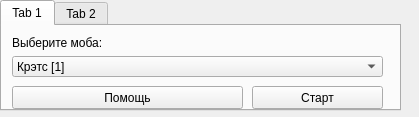
<?xml version="1.0" encoding="UTF-8"?>
<ui version="4.0">
 <class>MainWindow</class>
 <widget class="QMainWindow" name="MainWindow">
  <property name="geometry">
   <rect>
    <x>0</x>
    <y>0</y>
    <width>419</width>
    <height>117</height>
   </rect>
  </property>
  <property name="windowTitle">
   <string>MainWindow</string>
  </property>
  <widget class="QWidget" name="centralwidget">
   <widget class="QTabWidget" name="tabWidget">
    <property name="geometry">
     <rect>
      <x>0</x>
      <y>0</y>
      <width>401</width>
      <height>111</height>
     </rect>
    </property>
    <property name="currentIndex">
     <number>0</number>
    </property>
    <widget class="QWidget" name="Mobs">
     <attribute name="title">
      <string>Tab 1</string>
     </attribute>
     <widget class="QWidget" name="gridLayoutWidget">
      <property name="geometry">
       <rect>
        <x>10</x>
        <y>10</y>
        <width>371</width>
        <height>41</height>
       </rect>
      </property>
      <layout class="QGridLayout" name="gridLayout">
       <item row="1" column="1">
        <widget class="QComboBox" name="Box_Mobs">
         <item>
          <property name="text">
           <string>Крэтс [1]</string>
          </property>
         </item>
         <item>
          <property name="text">
           <string>Шальной Пёс [1]</string>
          </property>
         </item>
         <item>
          <property name="text">
           <string>Бешеный пес [2]</string>
          </property>
         </item>
         <item>
          <property name="text">
           <string>Зигред [2]</string>
          </property>
         </item>
         <item>
          <property name="text">
           <string>Дряхлый скелет [2]</string>
          </property>
         </item>
         <item>
          <property name="text">
           <string>Крэтс-лидер [2]</string>
          </property>
         </item>
         <item>
          <property name="text">
           <string>Огненный паук [2]</string>
          </property>
         </item>
         <item>
          <property name="text">
           <string>Неистовый пес [3]</string>
          </property>
         </item>
         <item>
          <property name="text">
           <string>Пес-демон [3]</string>
          </property>
         </item>
         <item>
          <property name="text">
           <string>Зигред-воин [3]</string>
          </property>
         </item>
         <item>
          <property name="text">
           <string>Скелет-воин [3] </string>
          </property>
         </item>
         <item>
          <property name="text">
           <string>Крэтс-вожак [3]</string>
          </property>
         </item>
         <item>
          <property name="text">
           <string>Огненная паучиха [3]</string>
          </property>
         </item>
         <item>
          <property name="text">
           <string>Пепельный паук [3]</string>
          </property>
         </item>
         <item>
          <property name="text">
           <string>Фицилия [3]</string>
          </property>
         </item>
         <item>
          <property name="text">
           <string>Матерый пес-демон [4]</string>
          </property>
         </item>
         <item>
          <property name="text">
           <string>Пурпурный зигред [4]</string>
          </property>
         </item>
         <item>
          <property name="text">
           <string>Гигантский зигред [4]</string>
          </property>
         </item>
         <item>
          <property name="text">
           <string>Зомби [4]</string>
          </property>
         </item>
         <item>
          <property name="text">
           <string>Древень молодой [4]</string>
          </property>
         </item>
         <item>
          <property name="text">
           <string>Древень [4]</string>
          </property>
         </item>
         <item>
          <property name="text">
           <string>Опытный беронский тигр [4]</string>
          </property>
         </item>
         <item>
          <property name="text">
           <string>Молодой беронский тигр [4]</string>
          </property>
         </item>
         <item>
          <property name="text">
           <string>Хакурт бурый [4]</string>
          </property>
         </item>
         <item>
          <property name="text">
           <string>Хакурт ледянник [4]</string>
          </property>
         </item>
         <item>
          <property name="text">
           <string>Ловкая фицилия [4]</string>
          </property>
         </item>
         <item>
          <property name="text">
           <string>Кроган [4] </string>
          </property>
         </item>
         <item>
          <property name="text">
           <string>Дугрхарг [5]</string>
          </property>
         </item>
         <item>
          <property name="text">
           <string>Медведь Пхадд [5]</string>
          </property>
         </item>
         <item>
          <property name="text">
           <string>Игуарон [5]</string>
          </property>
         </item>
         <item>
          <property name="text">
           <string>Гунгл одиночка [5]</string>
          </property>
         </item>
         <item>
          <property name="text">
           <string>Кровавый зигред [5]</string>
          </property>
         </item>
         <item>
          <property name="text">
           <string>Лесной Игуарон [5]</string>
          </property>
         </item>
         <item>
          <property name="text">
           <string>Пещерная мышь Атши [5]</string>
          </property>
         </item>
         <item>
          <property name="text">
           <string>Упырь [5]</string>
          </property>
         </item>
         <item>
          <property name="text">
           <string>Мертвец [5]</string>
          </property>
         </item>
         <item>
          <property name="text">
           <string>Скелет пса-демона [5]</string>
          </property>
         </item>
         <item>
          <property name="text">
           <string>Скелет орка-завоевателя [5]</string>
          </property>
         </item>
         <item>
          <property name="text">
           <string>Изгой Каменного лотоса [5]</string>
          </property>
         </item>
         <item>
          <property name="text">
           <string>Изгой Красных топоров [5]</string>
          </property>
         </item>
         <item>
          <property name="text">
           <string>Королева Андорвэн [5]</string>
          </property>
         </item>
         <item>
          <property name="text">
           <string>Королева Андорвэн [5]</string>
          </property>
         </item>
         <item>
          <property name="text">
           <string>Опытный Дугрхарг [6]</string>
          </property>
         </item>
         <item>
          <property name="text">
           <string>Старый Медведь Пхадд [6]</string>
          </property>
         </item>
         <item>
          <property name="text">
           <string>Гунгл изгнанник [6]</string>
          </property>
         </item>
         <item>
          <property name="text">
           <string>Глиняный голем [6]</string>
          </property>
         </item>
         <item>
          <property name="text">
           <string>Кодраг [6]</string>
          </property>
         </item>
         <item>
          <property name="text">
           <string>Летучая мышь Атши [6]</string>
          </property>
         </item>
         <item>
          <property name="text">
           <string>Гордт [6]</string>
          </property>
         </item>
         <item>
          <property name="text">
           <string>ГунглДО [6]</string>
          </property>
         </item>
         <item>
          <property name="text">
           <string>Ренегат Каменного лотоса [6]</string>
          </property>
         </item>
         <item>
          <property name="text">
           <string>Ренегат Красных топоров [6]</string>
          </property>
         </item>
         <item>
          <property name="text">
           <string>Шаркид-наемник [6]</string>
          </property>
         </item>
         <item>
          <property name="text">
           <string>Геланф [6]</string>
          </property>
         </item>
         <item>
          <property name="text">
           <string>Волк Валдагор [7]</string>
          </property>
         </item>
         <item>
          <property name="text">
           <string>Саблезубый тигр [7]</string>
          </property>
         </item>
         <item>
          <property name="text">
           <string>Молодой волк Валдагор [7]</string>
          </property>
         </item>
         <item>
          <property name="text">
           <string>Хромой саблезубый тигр [7]</string>
          </property>
         </item>
         <item>
          <property name="text">
           <string>ГунглВО [7]</string>
          </property>
         </item>
         <item>
          <property name="text">
           <string>Гордт-разбойник [7]</string>
          </property>
         </item>
         <item>
          <property name="text">
           <string>Каменный голем [7]</string>
          </property>
         </item>
         <item>
          <property name="text">
           <string>Шаркид-кондотьер [7] </string>
          </property>
         </item>
         <item>
          <property name="text">
           <string>Глубинный геланф [7]</string>
          </property>
         </item>
         <item>
          <property name="text">
           <string>Гребенчатый геланф [7]</string>
          </property>
         </item>
         <item>
          <property name="text">
           <string>Гордт-головорез [8]</string>
          </property>
         </item>
         <item>
          <property name="text">
           <string>Гранитный голем [8]</string>
          </property>
         </item>
         <item>
          <property name="text">
           <string>ГунглХО [8]</string>
          </property>
         </item>
         <item>
          <property name="text">
           <string>Горгулья [8]</string>
          </property>
         </item>
         <item>
          <property name="text">
           <string>Флаундин-мятежник [8]</string>
          </property>
         </item>
         <item>
          <property name="text">
           <string>Йети-лазутчик Ханту [8]</string>
          </property>
         </item>
         <item>
          <property name="text">
           <string>Йети-лазутчик Юкари [8]</string>
          </property>
         </item>
         <item>
          <property name="text">
           <string>Йети-добытчик Ханту [8]</string>
          </property>
         </item>
         <item>
          <property name="text">
           <string>Йети-добытчик Юкари [8]</string>
          </property>
         </item>
         <item>
          <property name="text">
           <string>Белый медведь [8]</string>
          </property>
         </item>
         <item>
          <property name="text">
           <string>Большой скорпион [9]</string>
          </property>
         </item>
         <item>
          <property name="text">
           <string>ГунглХО надзиратель [9]</string>
          </property>
         </item>
         <item>
          <property name="text">
           <string>Древень-грибник [9]</string>
          </property>
         </item>
         <item>
          <property name="text">
           <string>Свирепая Горгулья [9] </string>
          </property>
         </item>
         <item>
          <property name="text">
           <string>Детеныш Флангария Корра [9]</string>
          </property>
         </item>
         <item>
          <property name="text">
           <string>Йети-вредитель Ханту [9] </string>
          </property>
         </item>
         <item>
          <property name="text">
           <string>Йети-вредитель Юкари [9]</string>
          </property>
         </item>
         <item>
          <property name="text">
           <string>Йети-охотник Ханту [9]</string>
          </property>
         </item>
         <item>
          <property name="text">
           <string>Йети-охотник Юкари [9] </string>
          </property>
         </item>
         <item>
          <property name="text">
           <string>Дикий ледяной медведь [9]</string>
          </property>
         </item>
         <item>
          <property name="text">
           <string>Королевский скорпион [10]</string>
          </property>
         </item>
         <item>
          <property name="text">
           <string>Огненный Крофдор [10]</string>
          </property>
         </item>
         <item>
          <property name="text">
           <string>Эльдив-воин [10]</string>
          </property>
         </item>
         <item>
          <property name="text">
           <string>Иномирный Элементаль Воздуха [10]</string>
          </property>
         </item>
         <item>
          <property name="text">
           <string>Иномирный Элементаль Огня [10]</string>
          </property>
         </item>
         <item>
          <property name="text">
           <string>Иномирный Элементаль Земли [10]</string>
          </property>
         </item>
         <item>
          <property name="text">
           <string>Иномирный Элементаль Воды [10]</string>
          </property>
         </item>
         <item>
          <property name="text">
           <string>Иномирный Элементаль Тьмы [10]</string>
          </property>
         </item>
         <item>
          <property name="text">
           <string>Иномирный Элементаль Света [10]</string>
          </property>
         </item>
        </widget>
       </item>
       <item row="0" column="1">
        <widget class="QLabel" name="label_2">
         <property name="text">
          <string>Выберите моба:</string>
         </property>
        </widget>
       </item>
      </layout>
     </widget>
     <widget class="QPushButton" name="Button_Start_Mobs">
      <property name="geometry">
       <rect>
        <x>250</x>
        <y>60</y>
        <width>131</width>
        <height>23</height>
       </rect>
      </property>
      <property name="text">
       <string>Старт</string>
      </property>
     </widget>
     <widget class="QPushButton" name="Button_Guide_Mobs">
      <property name="geometry">
       <rect>
        <x>10</x>
        <y>60</y>
        <width>231</width>
        <height>23</height>
       </rect>
      </property>
      <property name="text">
       <string>Помощь</string>
      </property>
     </widget>
    </widget>
    <widget class="QWidget" name="Res">
     <attribute name="title">
      <string>Tab 2</string>
     </attribute>
     <widget class="QWidget" name="gridLayoutWidget_2">
      <property name="geometry">
       <rect>
        <x>10</x>
        <y>10</y>
        <width>371</width>
        <height>41</height>
       </rect>
      </property>
      <layout class="QGridLayout" name="gridLayout_2">
       <item row="1" column="1">
        <widget class="QLabel" name="label_4">
         <property name="text">
          <string>Выберите ресурс:</string>
         </property>
        </widget>
       </item>
       <item row="2" column="1">
        <widget class="QComboBox" name="Box_Res">
         <item>
          <property name="text">
           <string>Клевер</string>
          </property>
         </item>
         <item>
          <property name="text">
           <string>[Травник] Омела</string>
          </property>
         </item>
         <item>
          <property name="text">
           <string>[Травник] Чертополох</string>
          </property>
         </item>
         <item>
          <property name="text">
           <string>[Травник] Ирис</string>
          </property>
         </item>
         <item>
          <property name="text">
           <string>[Травник] Розмарин</string>
          </property>
         </item>
         <item>
          <property name="text">
           <string>[Травник] Тысячелистник</string>
          </property>
         </item>
         <item>
          <property name="text">
           <string>[Травник] Анемон</string>
          </property>
         </item>
         <item>
          <property name="text">
           <string>[Травник] Лотос</string>
          </property>
         </item>
         <item>
          <property name="text">
           <string>[Травник] Мандрагора</string>
          </property>
         </item>
         <item>
          <property name="text">
           <string>[Травник] Невзрачник</string>
          </property>
         </item>
         <item>
          <property name="text">
           <string>[Травник] Белладонна</string>
          </property>
         </item>
         <item>
          <property name="text">
           <string>[Травник] Непригляд</string>
          </property>
         </item>
         <item>
          <property name="text">
           <string>[Травник] Жар-цвет</string>
          </property>
         </item>
         <item>
          <property name="text">
           <string>[Травник] Вкусноцвет</string>
          </property>
         </item>
         <item>
          <property name="text">
           <string>[Травник] Гиамбир</string>
          </property>
         </item>
         <item>
          <property name="text">
           <string>[Травник] Лигрил</string>
          </property>
         </item>
         <item>
          <property name="text">
           <string>[Травник] Кувшинник</string>
          </property>
         </item>
         <item>
          <property name="text">
           <string>[Травник] Повей-трава</string>
          </property>
         </item>
         <item>
          <property name="text">
           <string>[Травник] Хельта</string>
          </property>
         </item>
         <item>
          <property name="text">
           <string>[Травник] Ветрица</string>
          </property>
         </item>
         <item>
          <property name="text">
           <string>[Травник] Росица</string>
          </property>
         </item>
         <item>
          <property name="text">
           <string>[Травник] Хоста</string>
          </property>
         </item>
         <item>
          <property name="text">
           <string>[Травник] Спелый гиамбир</string>
          </property>
         </item>
         <item>
          <property name="text">
           <string>[Травник] Ведовница</string>
          </property>
         </item>
         <item>
          <property name="text">
           <string>[Травник] Соломенник</string>
          </property>
         </item>
         <item>
          <property name="text">
           <string>[Травник] Леферт</string>
          </property>
         </item>
         <item>
          <property name="text">
           <string>[Травник] Нарцисс</string>
          </property>
         </item>
         <item>
          <property name="text">
           <string>[Травник] Аракша дурманная</string>
          </property>
         </item>
         <item>
          <property name="text">
           <string>[Травник] Ирвис розоволистный</string>
          </property>
         </item>
         <item>
          <property name="text">
           <string>[Травник] Полевой яркоцвет</string>
          </property>
         </item>
         <item>
          <property name="text">
           <string>[Травник] Гвоздика травянка</string>
          </property>
         </item>
         <item>
          <property name="text">
           <string>[Травник] Лесная фиалка</string>
          </property>
         </item>
         <item>
          <property name="text">
           <string>[Травник] Руибелла</string>
          </property>
         </item>
         <item>
          <property name="text">
           <string>[Травник] Эльтский гиамбир</string>
          </property>
         </item>
         <item>
          <property name="text">
           <string>[Травник] Исхандрия пламенеющая</string>
          </property>
         </item>
         <item>
          <property name="text">
           <string>[Травник] Техра многоцветная</string>
          </property>
         </item>
         <item>
          <property name="text">
           <string>[Травник] Цепторис сорный</string>
          </property>
         </item>
         <item>
          <property name="text">
           <string>[Травник] Ахайа-губительница</string>
          </property>
         </item>
         <item>
          <property name="text">
           <string>[Травник] Синевита ложная</string>
          </property>
         </item>
         <item>
          <property name="text">
           <string>[Травник] Чайный желтолиц</string>
          </property>
         </item>
         <item>
          <property name="text">
           <string>[Геолог] Агат</string>
          </property>
         </item>
         <item>
          <property name="text">
           <string>[Геолог] Аквамарин</string>
          </property>
         </item>
         <item>
          <property name="text">
           <string>[Геолог] Бирюза</string>
          </property>
         </item>
         <item>
          <property name="text">
           <string>[Геолог] Аметист</string>
          </property>
         </item>
         <item>
          <property name="text">
           <string>[Геолог] Обсидиан</string>
          </property>
         </item>
         <item>
          <property name="text">
           <string>[Геолог] Сапфир</string>
          </property>
         </item>
         <item>
          <property name="text">
           <string>[Геолог] Изумруд</string>
          </property>
         </item>
         <item>
          <property name="text">
           <string>[Геолог] Рубин</string>
          </property>
         </item>
         <item>
          <property name="text">
           <string>[Геолог] Топаз</string>
          </property>
         </item>
         <item>
          <property name="text">
           <string>[Геолог] Волшебная селитра</string>
          </property>
         </item>
         <item>
          <property name="text">
           <string>[Геолог] Алмаз</string>
          </property>
         </item>
         <item>
          <property name="text">
           <string>[Геолог] Чудотворная соль</string>
          </property>
         </item>
         <item>
          <property name="text">
           <string>[Геолог] Янтарь</string>
          </property>
         </item>
         <item>
          <property name="text">
           <string>[Геолог] Огненный сердолик</string>
          </property>
         </item>
         <item>
          <property name="text">
           <string>[Геолог] Эльдорилл</string>
          </property>
         </item>
         <item>
          <property name="text">
           <string>[Геолог] Веридий</string>
          </property>
         </item>
         <item>
          <property name="text">
           <string>[Геолог] Драконова кровь</string>
          </property>
         </item>
         <item>
          <property name="text">
           <string>[Геолог] Фиолин</string>
          </property>
         </item>
         <item>
          <property name="text">
           <string>[Геолог] Эсмерат</string>
          </property>
         </item>
         <item>
          <property name="text">
           <string>[Геолог] Кахолонг</string>
          </property>
         </item>
         <item>
          <property name="text">
           <string>[Геолог] Флюорит</string>
          </property>
         </item>
         <item>
          <property name="text">
           <string>[Геолог] Целестин</string>
          </property>
         </item>
         <item>
          <property name="text">
           <string>[Геолог] Эльдориллова соль</string>
          </property>
         </item>
         <item>
          <property name="text">
           <string>[Геолог] Верделит</string>
          </property>
         </item>
         <item>
          <property name="text">
           <string>[Геолог] Ледянник</string>
          </property>
         </item>
         <item>
          <property name="text">
           <string>[Геолог] Магнетит</string>
          </property>
         </item>
         <item>
          <property name="text">
           <string>[Геолог] Темный железняк</string>
          </property>
         </item>
         <item>
          <property name="text">
           <string>[Геолог] Армедьянк</string>
          </property>
         </item>
         <item>
          <property name="text">
           <string>[Геолог] Корганит</string>
          </property>
         </item>
         <item>
          <property name="text">
           <string>[Геолог] Смараглис</string>
          </property>
         </item>
         <item>
          <property name="text">
           <string>[Геолог] Древесный камень</string>
          </property>
         </item>
         <item>
          <property name="text">
           <string>[Геолог] Моховой камень</string>
          </property>
         </item>
         <item>
          <property name="text">
           <string>[Геолог] Содалит</string>
          </property>
         </item>
         <item>
          <property name="text">
           <string>[Геолог] Эльдорилловый кварц</string>
          </property>
         </item>
         <item>
          <property name="text">
           <string>[Геолог] Горный лагр</string>
          </property>
         </item>
         <item>
          <property name="text">
           <string>[Геолог] Кариатид</string>
          </property>
         </item>
         <item>
          <property name="text">
           <string>[Геолог] Рутиан</string>
          </property>
         </item>
         <item>
          <property name="text">
           <string>[Геолог] Диралин</string>
          </property>
         </item>
         <item>
          <property name="text">
           <string>[Геолог] Сталактис</string>
          </property>
         </item>
         <item>
          <property name="text">
           <string>[Геолог] Сумерит</string>
          </property>
         </item>
         <item>
          <property name="text">
           <string>[Рыбак] Каменный карп</string>
          </property>
         </item>
         <item>
          <property name="text">
           <string>[Рыбак] Фелинойская вобла</string>
          </property>
         </item>
         <item>
          <property name="text">
           <string>[Рыбак] Пещерная рыба</string>
          </property>
         </item>
         <item>
          <property name="text">
           <string>[Рыбак] Лунный сазан</string>
          </property>
         </item>
         <item>
          <property name="text">
           <string>[Рыбак] Черный карась</string>
          </property>
         </item>
         <item>
          <property name="text">
           <string>[Рыбак] Серебристый линь</string>
          </property>
         </item>
         <item>
          <property name="text">
           <string>[Рыбак] Огненный лещ</string>
          </property>
         </item>
         <item>
          <property name="text">
           <string>[Рыбак] Сумрачный амур</string>
          </property>
         </item>
         <item>
          <property name="text">
           <string>[Рыбак] Угольная щука</string>
          </property>
         </item>
         <item>
          <property name="text">
           <string>[Рыбак] Алмазная кета</string>
          </property>
         </item>
         <item>
          <property name="text">
           <string>[Рыбак] Серебряный краб</string>
          </property>
         </item>
         <item>
          <property name="text">
           <string>[Рыбак] Багряная стерлядь</string>
          </property>
         </item>
         <item>
          <property name="text">
           <string>[Рыбак] Королевский краб</string>
          </property>
         </item>
         <item>
          <property name="text">
           <string>[Рыбак] Златоперая семга</string>
          </property>
         </item>
         <item>
          <property name="text">
           <string>[Рыбак] Лазурный лосось</string>
          </property>
         </item>
         <item>
          <property name="text">
           <string>[Рыбак] Золотой хабус</string>
          </property>
         </item>
         <item>
          <property name="text">
           <string>[Рыбак] Сумрачная Нидла</string>
          </property>
         </item>
         <item>
          <property name="text">
           <string>[Рыбак] Като</string>
          </property>
         </item>
         <item>
          <property name="text">
           <string>[Рыбак] Рыба-светлячок</string>
          </property>
         </item>
         <item>
          <property name="text">
           <string>[Рыбак] Хрустальный осетр</string>
          </property>
         </item>
         <item>
          <property name="text">
           <string>[Рыбак] Крылатка</string>
          </property>
         </item>
         <item>
          <property name="text">
           <string>[Рыбак] Риффа</string>
          </property>
         </item>
         <item>
          <property name="text">
           <string>[Рыбак] Панцирный динихтис</string>
          </property>
         </item>
         <item>
          <property name="text">
           <string>[Рыбак] Нерестовый хабус</string>
          </property>
         </item>
         <item>
          <property name="text">
           <string>[Рыбак] Златовлас</string>
          </property>
         </item>
         <item>
          <property name="text">
           <string>[Рыбак] Крапчатый шаробрюх</string>
          </property>
         </item>
         <item>
          <property name="text">
           <string>[Рыбак] Пузырник</string>
          </property>
         </item>
         <item>
          <property name="text">
           <string>[Рыбак] Удильщик</string>
          </property>
         </item>
         <item>
          <property name="text">
           <string>[Рыбак] Гульфия</string>
          </property>
         </item>
         <item>
          <property name="text">
           <string>[Рыбак] Златеница марийская</string>
          </property>
         </item>
         <item>
          <property name="text">
           <string>[Рыбак] Кольчатый жабрень</string>
          </property>
         </item>
         <item>
          <property name="text">
           <string>[Рыбак] Мозаичная рыба</string>
          </property>
         </item>
         <item>
          <property name="text">
           <string>[Рыбак] Пандофа</string>
          </property>
         </item>
         <item>
          <property name="text">
           <string>[Рыбак] Трехполосная фиусса</string>
          </property>
         </item>
         <item>
          <property name="text">
           <string>[Рыбак] Синежабрый хабус</string>
          </property>
         </item>
         <item>
          <property name="text">
           <string>[Рыбак] Плотоядная Шу</string>
          </property>
         </item>
         <item>
          <property name="text">
           <string>[Рыбак] Рыба-шутиха</string>
          </property>
         </item>
         <item>
          <property name="text">
           <string>[Рыбак] Скрубус</string>
          </property>
         </item>
         <item>
          <property name="text">
           <string>[Рыбак] Дискус</string>
          </property>
         </item>
         <item>
          <property name="text">
           <string>[Рыбак] Тепловодный нарлин</string>
          </property>
         </item>
         <item>
          <property name="text">
           <string>[Рыбак] Чиаппа брюхоногая</string>
          </property>
         </item>
        </widget>
       </item>
      </layout>
     </widget>
     <widget class="QPushButton" name="Button_Guide_Res">
      <property name="geometry">
       <rect>
        <x>10</x>
        <y>60</y>
        <width>231</width>
        <height>23</height>
       </rect>
      </property>
      <property name="text">
       <string>Помощь</string>
      </property>
     </widget>
     <widget class="QPushButton" name="Button_Start_Res">
      <property name="geometry">
       <rect>
        <x>250</x>
        <y>60</y>
        <width>131</width>
        <height>23</height>
       </rect>
      </property>
      <property name="text">
       <string>Старт</string>
      </property>
     </widget>
    </widget>
   </widget>
  </widget>
 </widget>
 <resources/>
 <connections/>
</ui>
